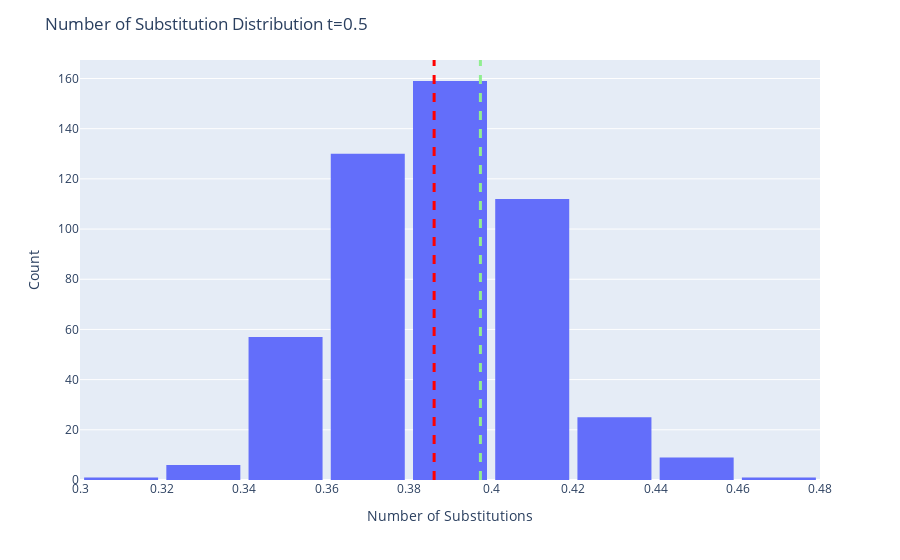

Here is the notebook cell this chart was saved with:
### Code cell
import plotly.express as px
import pandas as pd

ns_list_05 = convert_simulated_ns_dict['(0.5, 500)'][0]

fig3 = px.histogram(x=ns_list_05, nbins=10)

fig3.update_layout(
    title_text='Number of Substitution Distribution t=0.5',
    xaxis_title_text='Number of Substitutions',
    yaxis_title_text='Count',
    bargap=0.1,
)

# # Add a vertical line for the average
fig3.add_vline(x=convert_simulated_ns_dict['(0.5, 500)'][1], line_width=3, line_dash="dash", line_color="red")
fig3.add_vline(x=theoretical_ns_list[0], line_width=3, line_dash="dash", line_color="lightgreen")


fig3.show()

### Figure 1 — Plotly figure (JSON) as saved in the notebook; plotly's stock layout.template omitted (floating-point values rounded to 4 significant figures; data arrays with more than 128 entries replaced by an {"elided": "..."} marker saying what was removed)
{"data": [{"alignmentgroup": "True", "bingroup": "x", "hovertemplate": "x=%{x}<br>count=%{y}<extra></extra>", "legendgroup": "", "marker": {"color": "#636efa", "pattern": {"shape": ""}}, "name": "", "nbinsx": 10, "offsetgroup": "", "orientation": "v", "showlegend": false, "type": "histogram", "x": {"elided": "500 float values"}, "xaxis": "x", "yaxis": "y"}], "layout": {"bargap": 0.1, "barmode": "relative", "legend": {"tracegroupgap": 0}, "margin": {"t": 60}, "shapes": [{"line": {"color": "red", "dash": "dash", "width": 3}, "type": "line", "x0": 0.3861, "x1": 0.3861, "xref": "x", "y0": 0, "y1": 1, "yref": "y domain"}, {"line": {"color": "lightgreen", "dash": "dash", "width": 3}, "type": "line", "x0": 0.3974, "x1": 0.3974, "xref": "x", "y0": 0, "y1": 1, "yref": "y domain"}], "title": {"text": "Number of Substitution Distribution t=0.5"}, "xaxis": {"anchor": "y", "domain": [0, 1], "title": {"text": "Number of Substitutions"}}, "yaxis": {"anchor": "x", "domain": [0, 1], "title": {"text": "Count"}}}}
